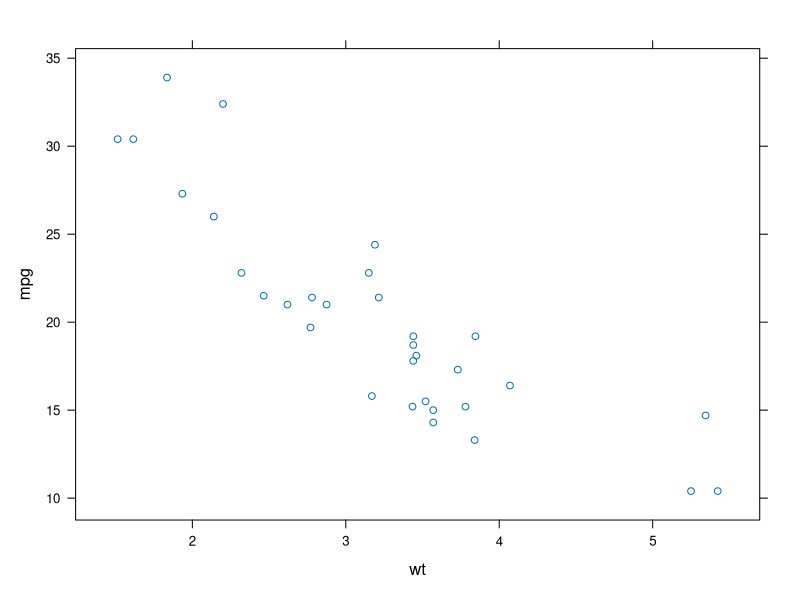
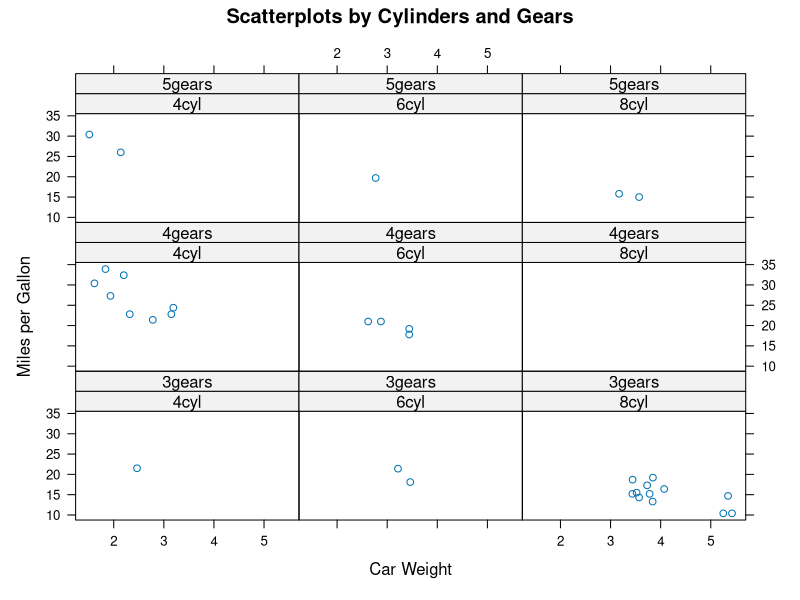
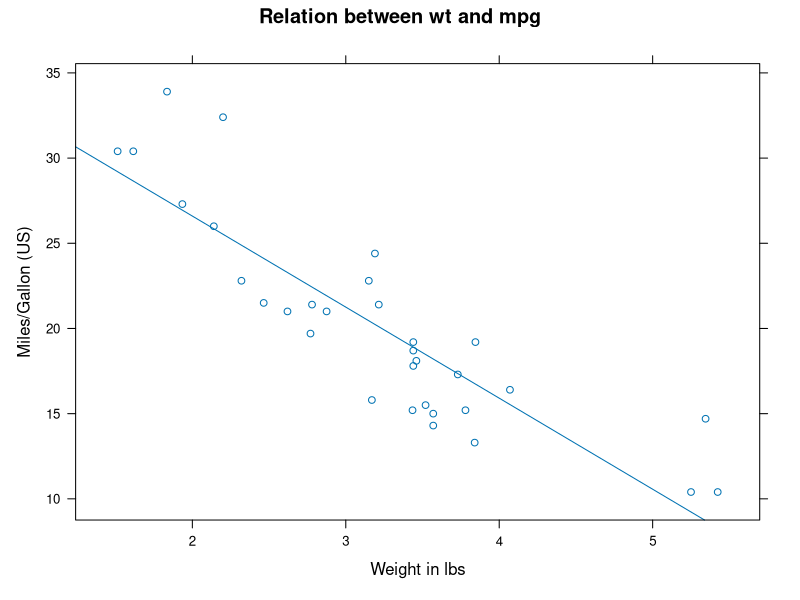
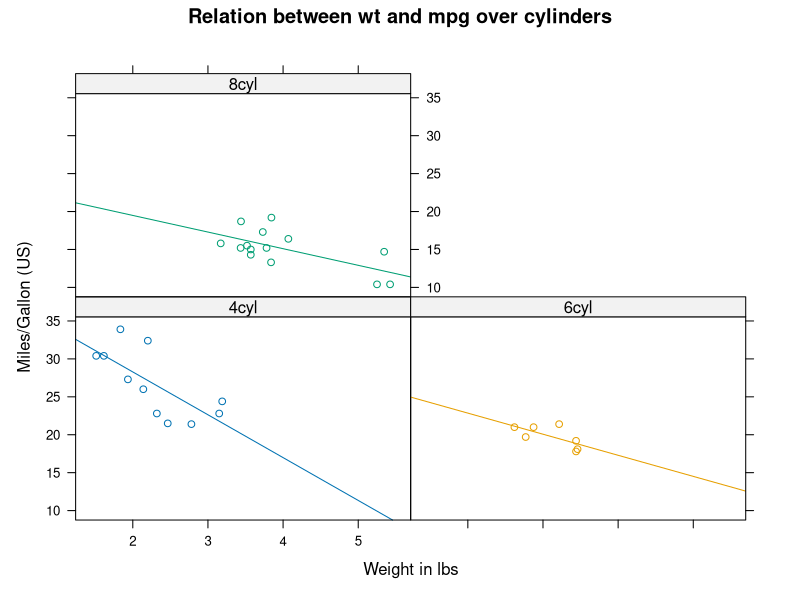
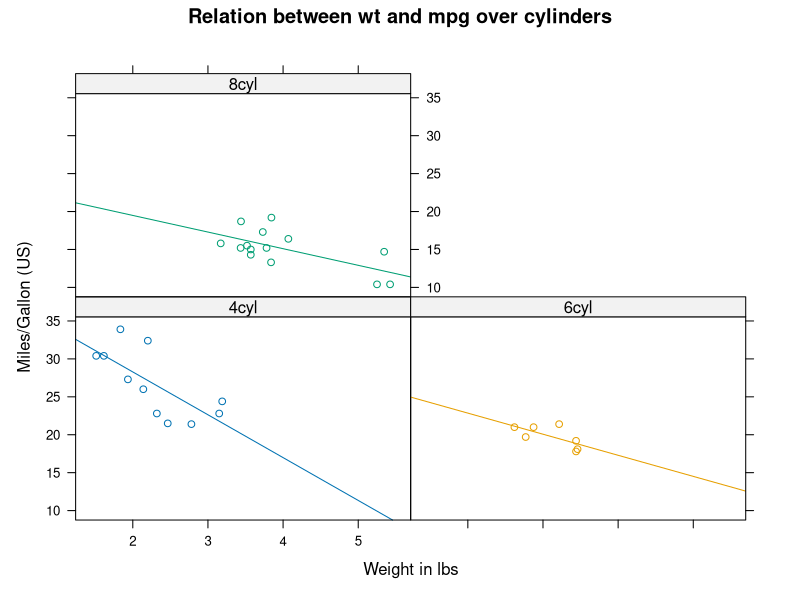
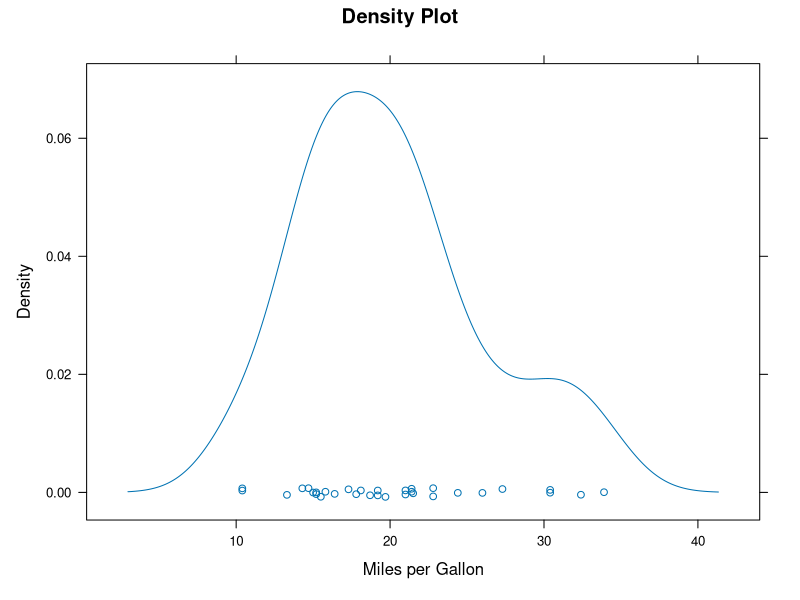
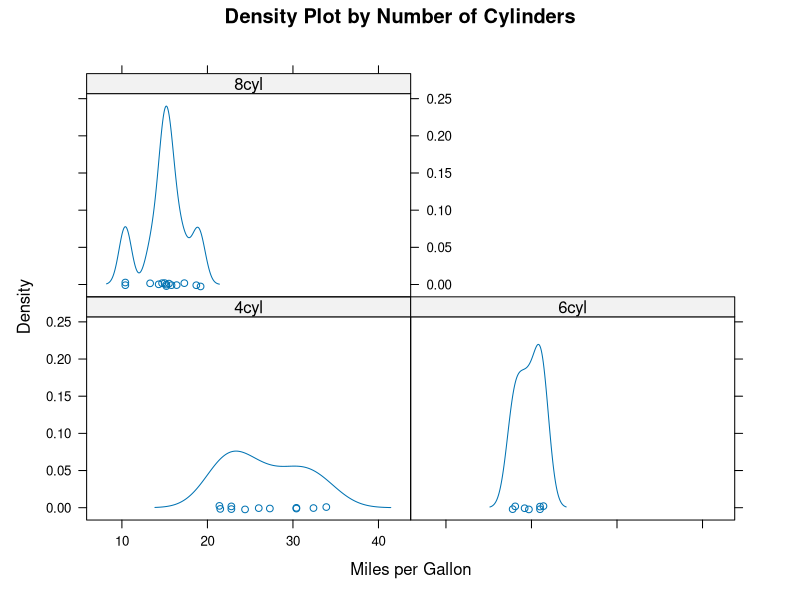
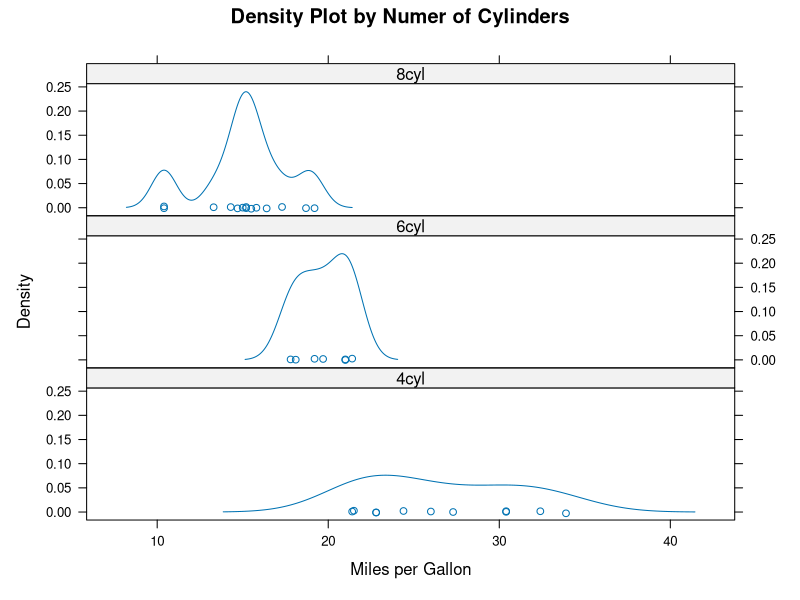

Write R code to recreate these figures, in order.
library(lattice)
attach(mtcars)
mtcars
# create factors with value labels
gear.f<-factor(gear,levels=c(3,4,5),
               labels=c("3gears","4gears","5gears"))
cyl.f <-factor(cyl,levels=c(4,6,8),
               labels=c("4cyl","6cyl","8cyl"))
#xy Scatter plot

xyplot(mpg~wt)
# scatterplots for each combination of two factors
xyplot(mpg~wt|cyl.f*gear.f,
       main="Scatterplots by Cylinders and Gears",
       ylab="Miles per Gallon", xlab="Car Weight")
# XYplot

xyplot(mpg~wt,
       data = mtcars,
       type = c("p", "r"),
       main = "Relation between wt and mpg",
       xlab = "Weight in lbs",
       ylab = "Miles/Gallon (US)")

xyplot(mpg~wt | cyl.f,
       type = c("p", "r"),
       groups = cyl.f,
       main = "Relation between wt and mpg over cylinders",
       xlab = "Weight in lbs",
       ylab = "Miles/Gallon (US)")
#Multivariate xy scatter plot with customizations

xyplot(mpg~wt | cyl.f,
       type = c("p", "r"),
       groups = cyl.f,
       main = "Relation between wt and mpg over cylinders",
       xlab = "Weight in lbs",
       ylab = "Miles/Gallon (US)")


# kernel density plot
densityplot(~mpg,
            main="Density Plot",
            xlab="Miles per Gallon")
# kernel density plots by factor level
densityplot(~mpg|cyl.f,
            main="Density Plot by Number of Cylinders",
            xlab="Miles per Gallon")
# kernel density plots by factor level (alternate layout)
densityplot(~mpg|cyl.f,
            main="Density Plot by Numer of Cylinders",
            xlab="Miles per Gallon",
            layout=c(1,3))
#Kernel Density Plot together for all factors without points

densityplot(~mpg,
            groups = gear.f,
            plot.points = FALSE,
            main = "Kernel density plot over number of gears",
            xlab = "Miles Per Gallon (US)")
# Boxplot
bwplot(gear.f ~ mpg | cyl.f,
       xlab = "Miles per Gallon (US)",
       ylab = "No of Gears",
       Main = "Mileage by no. of gears and cylinders")
# boxplots for each combination of two factors
bwplot(cyl.f~mpg|gear.f,
       ylab="Cylinders", xlab="Miles per Gallon",
       main ="Mileage by Cylinders and Gears")
#Boxplot associated with multiple variables and alternate layout

bwplot(gear.f ~ mpg |cyl.f,
       xlab = "Miles per Gallon (US)",
       ylab = "No of Gears",
       Main = "Mileage by no. of gears and cylinders",
       layout = c(1, 3))


# 3 d plot
cloud(mpg~wt*qsec,main = "3D scatterplot")
# 3d scatterplot by factor level
cloud(mpg~wt*qsec|cyl.f,
      main="3D Scatterplot by Cylinders")
# dotplot for each combination of two factors
dotplot(cyl.f~mpg|gear.f,
        main="Dotplot Plot by Number of Gears and Cylinders",
        xlab="Miles Per Gallon")
mtcars
# scatterplot matrix
splom(mtcars[c(1,3,4,5,6)],
      main="MTCARS Data")
bwplot(gear.f ~ mpg | cyl.f,
       data = mtcars,
       xlab = "Miles per Gallon (US)",
       ylab = "No of Gears",
       Main = "Mileage by no. of gears and cylinders",
       panel = panel.violin)
# contour plot
data <- dimnames(volcano)
contour(x=volcano, xlab = "Row", ylab = "Column") # Contour plot for volcano dataset
filled.contour(volcano)

filled.contour(volcano,color.palette = terrain.colors)